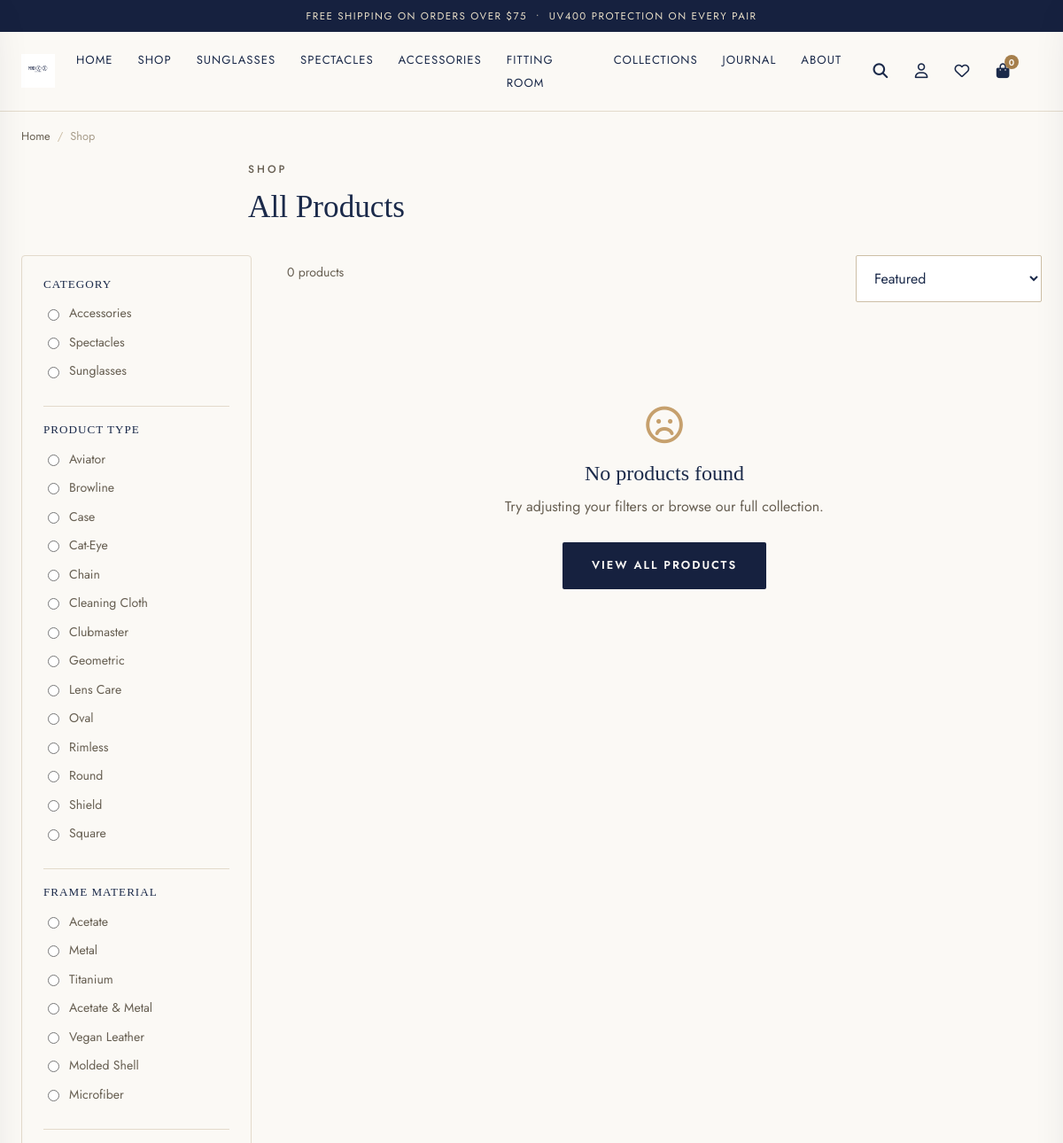
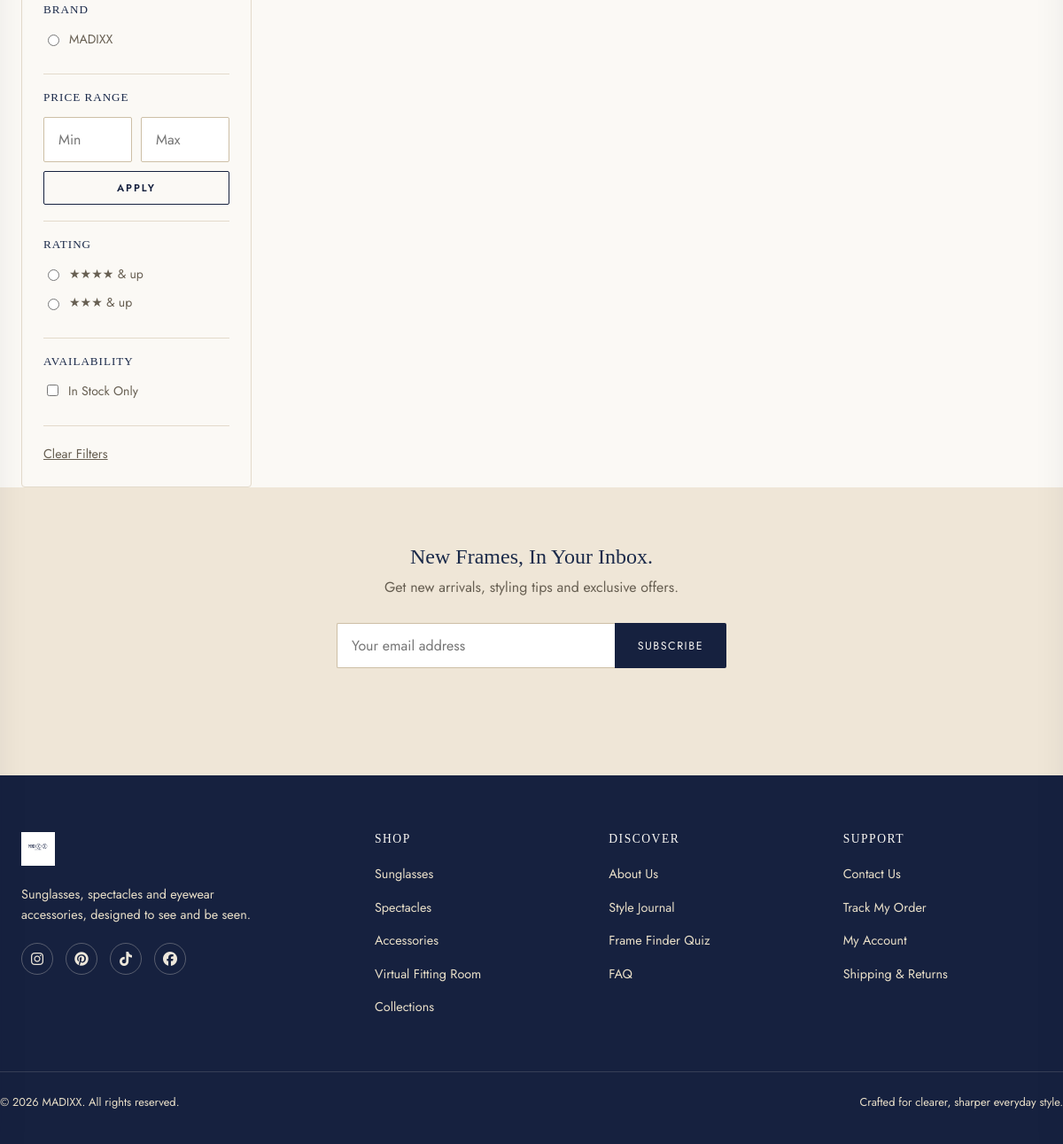
The app's page /accessories.php?category=havana-tortoise-square-sunglasses with its own data (2 pictures, top to bottom).
### tables this page shows
CREATE TABLE categories (
  id INT UNSIGNED AUTO_INCREMENT PRIMARY KEY,
  name VARCHAR(100) NOT NULL,
  slug VARCHAR(120) NOT NULL,
  description TEXT,
  image VARCHAR(255),
  created_at TIMESTAMP DEFAULT CURRENT_TIMESTAMP,
  UNIQUE KEY uniq_slug (slug)
);

### accessories.php (called while the page is built, shortened)
<?php
require __DIR__ . '/shop.php';

### config/database.php (called while the page is built, shortened)
<?php
function db(): PDO
{
    static $pdo = null;
    if ($pdo === null) {
        $dsn = 'mysql:host=' . DB_HOST . ';dbname=' . DB_NAME . ';charset=' . DB_CHARSET;
        $options = [
            PDO::ATTR_ERRMODE            => PDO::ERRMODE_EXCEPTION,
            PDO::ATTR_DEFAULT_FETCH_MODE => PDO::FETCH_ASSOC,
            PDO::ATTR_EMULATE_PREPARES   => false,
        ];
        try {
            $pdo = new PDO($dsn, DB_USER, DB_PASS, $options);
        } catch (PDOException $e) {
            error_log('MADIXX DB connection failed: ' . $e->getMessage());
            http_response_code(500);
            die('We are experiencing a technical issue. Please try again shortly.');
        }
    }
    return $pdo;
}

### shop.php (the view, shortened to what this page needs)
<?php
require_once __DIR__ . '/includes/init.php';
$categorySlug = trim((string) ($_GET['category'] ?? ''));
$page = max(1, (int) ($_GET['page'] ?? 1));
$categoryStmt = db()->query('SELECT id, name, slug, description FROM categories ORDER BY name ASC');
$allCategories = $categoryStmt->fetchAll();
$activeCategory = null;
$filters = [
    'category'     => $categorySlug ?: null,
    'product_type' => $_GET['type'] ?? null,
    'skin_type'    => $_GET['skin_type'] ?? null,
    'brand'        => $_GET['brand'] ?? null,
    'min_price'    => $_GET['min_price'] ?? null,
    'max_price'    => $_GET['max_price'] ?? null,
    'min_rating'   => $_GET['min_rating'] ?? null,
    'availability' => $_GET['availability'] ?? null,
    'sort'         => $_GET['sort'] ?? 'featured',
];
[$products, $total, $totalPages, $page] = query_products($filters, $page, 12);
$typeSql = 'SELECT DISTINCT p.product_type FROM products p JOIN categories c ON c.id = p.category_id WHERE p.status = "active" AND p.product_type IS NOT NULL';
$brandSql = 'SELECT DISTINCT p.brand FROM products p JOIN categories c ON c.id = p.category_id WHERE p.status = "active"';
$params = [];
$typeStmt = db()->prepare($typeSql . ' ORDER BY p.product_type ASC');
$typeStmt->execute($params);
$productTypes = $typeStmt->fetchAll(PDO::FETCH_COLUMN);
$brandStmt = db()->prepare($brandSql . ' ORDER BY p.brand ASC');
$brandStmt->execute($params);
$brands = $brandStmt->fetchAll(PDO::FETCH_COLUMN);
$skinTypes = ['Acetate', 'Metal', 'Titanium', 'Acetate & Metal', 'Vegan Leather', 'Molded Shell', 'Microfiber'];
require __DIR__ . '/includes/header.php';
?>
<div class="container">
  <?= render_breadcrumbs([
      ['label' => 'Shop', 'url' => $activeCategory ? base_url('shop.php') : null],
      ...($activeCategory ? [['label' => $activeCategory['name'], 'url' => null]] : []),
  ]) ?>
  <div class="section-heading" style="margin-bottom:32px;">
    <p class="eyebrow">Shop</p>
    <h1 style="font-size:2.2rem;"><?= e($activeCategory ? $activeCategory['name'] : 'All Products') ?></h1>
  </div>
  <div class="shop-layout">
    <aside class="filters-panel" id="filtersPanel">
      <form id="filtersForm" method="get">
        <?php if (!$activeCategory): ?>
        <div class="filter-group">
          <h4>Category</h4>
          <?php foreach ($allCategories as $cat): ?>
          <label class="filter-option">
            <input type="radio" name="category" value="<?= e($cat['slug']) ?>" onchange="this.form.submit()">
            <?= e($cat['name']) ?>
          </label>
          <?php endforeach; ?>
        </div>
        <?php endif; ?>
        <?php if ($productTypes): ?>
        <div class="filter-group">
          <h4>Product Type</h4>
          <?php foreach ($productTypes as $type): ?>
          <label class="filter-option">
            <input type="radio" name="type" value="<?= e($type) ?>" <?= ($filters['product_type'] ?? '') === $type ? 'checked' : '' ?>>
            <?= e($type) ?>
          </label>
          <?php endforeach; ?>
        </div>
        <?php endif; ?>
        <div class="filter-group">
          <h4>Frame Material</h4>
          <?php foreach ($skinTypes as $st): ?>
          <label class="filter-option">
            <input type="radio" name="skin_type" value="<?= e($st) ?>" <?= ($filters['skin_type'] ?? '') === $st ? 'checked' : '' ?>>
            <?= e($st) ?>
          </label>
          <?php endforeach; ?>
        </div>
        <?php if ($brands): ?>
        <div class="filter-group">
          <h4>Brand</h4>
          <?php foreach ($brands as $brand): ?>
          <label class="filter-option">
            <input type="radio" name="brand" value="<?= e($brand) ?>" <?= ($filters['brand'] ?? '') === $brand ? 'checked' : '' ?>>
            <?= e($brand) ?>
          </label>
          <?php endforeach; ?>
        </div>
        <?php endif; ?>
        <div class="filter-group">
          <h4>Price Range</h4>
          <div class="form-row" style="gap:10px;">
            <input type="number" name="min_price" placeholder="Min" min="0" value="<?= e((string) ($_GET['min_price'] ?? '')) ?>">
            <input type="number" name="max_price" placeholder="Max" min="0" value="<?= e((string) ($_GET['max_price'] ?? '')) ?>">
          </div>
          <button type="submit" class="btn btn-outline btn-sm btn-block" style="margin-top:10px;">Apply</button>
        </div>
        <div class="filter-group">
          <h4>Rating</h4>
          <?php foreach ([4, 3] as $r): ?>
          <label class="filter-option">
            <input type="radio" name="min_rating" value="<?= $r ?>" <?= (string) ($filters['min_rating'] ?? '') === (string) $r ? 'checked' : '' ?> onchange="this.form.submit()">
            <?= str_repeat('★', $r) ?>&nbsp;&amp; up
          </label>
          <?php endforeach; ?>
        </div>
        <div class="filter-group">
          <h4>Availability</h4>
          <label class="filter-option">
            <input type="checkbox" name="availability" value="in_stock" <?= ($filters['availability'] ?? '') === 'in_stock' ? 'checked' : '' ?> onchange="this.form.submit()">
            In Stock Only
          </label>
        </div>
        <a href="<?= e(base_url('shop.php' . ($categorySlug ? '?category=' . $categorySlug : ''))) ?>" class="btn-text">Clear Filters</a>
      </form>
    </aside>
    <div class="shop-results">
      <div class="shop-toolbar">
        <p class="result-count"><?= (int) $total ?> product<?= $total === 1 ? '' : 's' ?></p>
        <form method="get" class="sort-select">
          <select name="sort" onchange="this.form.submit()">
            <option value="featured" <?= $filters['sort'] === 'featured' ? 'selected' : '' ?>>Featured</option>
          </select>
        </form>
      </div>
      <?php if ($products): ?>
      <div class="product-grid">
        <?php foreach ($products as $product): ?>
          <?php include __DIR__ . '/includes/product-card.php'; ?>
        <?php endforeach; ?>
      </div>
      <?= render_pagination($page, $totalPages) ?>
      <?php else: ?>
      <div class="empty-state">
        <i class="fa-regular fa-face-frown"></i>
        <h2>No products found</h2>
        <p>Try adjusting your filters or browse our full collection.</p>
        <a href="<?= e(base_url('shop.php')) ?>" class="btn btn-primary">View All Products</a>
      </div>
      <?php endif; ?>
    </div>
  </div>
</div>
<?php require __DIR__ . '/includes/footer.php'; ?>

### assets/css/style.css (style rules this page uses)
:root { --color-ivory: #FBF9F5; --color-cream: #F4EEE4; --color-blush: #EFE6D7; --color-blush-deep: #E4D5BE; --color-dusty-rose: #C6A06D; --color-dusty-rose-dark: #A67F4C; --color-champagne: #E9DFC8; --color-champagne-dark: #CBAD7B; --color-espresso: #16213F; --color-charcoal: #0E1730; --color-white: #FFFFFF; --text-dark: #1B2A4A; --text-muted: #675F52; --text-light: #A79C8A; --text-on-dark: #EDE7DB; --border-soft: #E3DACB; --border-strong: #CDBFA6; --success: #3F7A54; --error: #B23B32; --font-heading: 'Playfair Display', Georgia, 'Times New Roman', serif; --font-body: 'Jost', 'Helvetica Neue', Arial, sans-serif; --container-width: 1280px; --radius-sm: 2px; --radius-md: 4px; --shadow-sm: 0 1px 3px rgba(20, 28, 50, 0.08); --shadow-md: 0 8px 24px rgba(20, 28, 50, 0.10); --shadow-lg: 0 20px 48px rgba(20, 28, 50, 0.16); --transition: 220ms ease; }
*, *::before, *::after { box-sizing: border-box; }
html { scroll-behavior: smooth; }
body { margin: 0; font-family: var(--font-body); color: var(--text-dark); background: var(--color-ivory); font-size: 16px; line-height: 1.6; -webkit-font-smoothing: antialiased; }
a { color: inherit; text-decoration: none; }
button { font-family: inherit; cursor: pointer; }
input, select, textarea { font-family: inherit; font-size: 1rem; }
h1, h2, h3, h4, h5 { font-family: var(--font-heading); font-weight: 500; line-height: 1.2; margin: 0 0 0.5em; color: var(--text-dark); }
p { margin: 0 0 1em; }
.container { max-width: var(--container-width); margin: 0 auto; padding: 0 24px; }
.eyebrow { font-size: 0.75rem; letter-spacing: 3px; text-transform: uppercase; color: var(--color-dusty-rose-dark); font-weight: 500; }
.section-heading { max-width: 640px; margin: 0 auto 48px; }
.section-heading p { color: var(--text-muted); }
.btn { display: inline-flex; align-items: center; justify-content: center; gap: 8px; padding: 15px 32px; font-size: 0.8rem; font-weight: 600; letter-spacing: 2px; text-transform: uppercase; border-radius: var(--radius-sm); border: 1px solid transparent; transition: all var(--transition); white-space: nowrap; }
.btn-primary { background: var(--color-espresso); color: var(--color-ivory); }
.btn-outline { background: transparent; color: var(--color-espresso); border-color: var(--color-espresso); }
.btn-block { width: 100%; }
.btn-sm { padding: 10px 20px; font-size: 0.72rem; }
.btn-text { background: none; border: none; color: var(--text-muted); text-decoration: underline; padding: 0; letter-spacing: 0; text-transform: none; font-weight: 400; font-size: 0.9rem; }
.form-row { display: grid; grid-template-columns: 1fr 1fr; gap: 20px; }
input[type="text"], input[type="email"], input[type="password"], input[type="tel"], input[type="number"], input[type="search"], input[type="date"], select, textarea { width: 100%; padding: 13px 16px; border: 1px solid var(--border-strong); border-radius: var(--radius-sm); background: var(--color-white); color: var(--text-dark); outline: none; transition: border-color var(--transition); }
.empty-state { text-align: center; padding: 90px 24px; }
.empty-state i { font-size: 2.6rem; color: var(--color-dusty-rose); margin-bottom: 20px; }
.empty-state h2 { margin-bottom: 10px; }
.empty-state p { color: var(--text-muted); margin-bottom: 28px; }
.shop-layout { display: grid; grid-template-columns: 260px 1fr; gap: 40px; align-items: start; }
.filters-panel { border: 1px solid var(--border-soft); border-radius: var(--radius-md); padding: 24px; position: sticky; top: 110px; }
.filter-group { border-bottom: 1px solid var(--border-soft); padding-bottom: 18px; margin-bottom: 18px; }
.filter-group h4 { font-size: 0.82rem; letter-spacing: 1px; text-transform: uppercase; margin-bottom: 14px; }
.filter-option { display: flex; align-items: center; gap: 8px; font-size: 0.88rem; margin-bottom: 10px; color: var(--text-muted); }
.shop-toolbar { display: flex; justify-content: space-between; align-items: center; margin-bottom: 28px; flex-wrap: wrap; gap: 12px; }
.result-count { font-size: 0.88rem; color: var(--text-muted); }
.sort-select { min-width: 210px; }

### records on screen
categories: name "Accessories"
categories: name "Spectacles"
categories: name "Sunglasses"

### other values on screen
$cartCount "0"
$crumb['label'] "Shop"
$activeCategory ? $activeCategory['name'] : 'All Products' "All Products"
$type "Aviator"
$type "Browline"
$type "Case"
$type "Cat-Eye"
$type "Chain"
$type "Cleaning Cloth"
$type "Clubmaster"
$type "Geometric"
$type "Lens Care"
$type "Oval"
$type "Rimless"
$type "Round"
